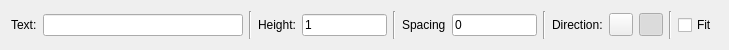
<?xml version="1.0" encoding="UTF-8"?>
<ui version="4.0">
 <class>Text</class>
 <widget class="QWidget" name="Text">
  <property name="geometry">
   <rect>
    <x>0</x>
    <y>0</y>
    <width>729</width>
    <height>50</height>
   </rect>
  </property>
  <layout class="QHBoxLayout">
   <item>
    <widget class="QLabel" name="ContentsLabel">
     <property name="text">
      <string>Text:</string>
     </property>
     <property name="buddy">
      <cstring>Contents</cstring>
     </property>
     <property name="Shortcut" stdset="0">
      <string>,X</string>
     </property>
    </widget>
   </item>
   <item>
    <widget class="QLineEdit" name="Contents">
     <property name="minimumSize">
      <size>
       <width>200</width>
       <height>0</height>
      </size>
     </property>
     <property name="toolTip">
      <string>Text</string>
     </property>
     <property name="text">
      <string notr="true"/>
     </property>
    </widget>
   </item>
   <item>
    <widget class="Line" name="line_3">
     <property name="orientation">
      <enum>Qt::Vertical</enum>
     </property>
    </widget>
   </item>
   <item>
    <widget class="QLabel" name="HeightLabel">
     <property name="text">
      <string>Height:</string>
     </property>
     <property name="buddy">
      <cstring>Height</cstring>
     </property>
     <property name="Shortcut" stdset="0">
      <string>,H</string>
     </property>
    </widget>
   </item>
   <item>
    <widget class="RMathLineEdit" name="Height">
     <property name="toolTip">
      <string>Text height</string>
     </property>
     <property name="text">
      <string notr="true">1</string>
     </property>
     <property name="angle" stdset="0">
      <bool>false</bool>
     </property>
     <property name="defaultUnit" stdset="0">
      <number>0</number>
     </property>
    </widget>
   </item>
   <item>
    <widget class="Line" name="line_4">
     <property name="orientation">
      <enum>Qt::Vertical</enum>
     </property>
    </widget>
   </item>
   <item>
    <widget class="QLabel" name="SpacingLabel">
     <property name="text">
      <string>Spacing</string>
     </property>
     <property name="buddy">
      <cstring>Spacing</cstring>
     </property>
     <property name="Shortcut" stdset="0">
      <string>,S</string>
     </property>
    </widget>
   </item>
   <item>
    <widget class="RMathLineEdit" name="Spacing">
     <property name="toolTip">
      <string>Letter spacing</string>
     </property>
     <property name="text">
      <string>0</string>
     </property>
    </widget>
   </item>
   <item>
    <widget class="Line" name="line">
     <property name="orientation">
      <enum>Qt::Vertical</enum>
     </property>
    </widget>
   </item>
   <item>
    <widget class="QLabel" name="DirectionLabel">
     <property name="text">
      <string>Direction:</string>
     </property>
     <property name="Shortcut" stdset="0">
      <string>,D</string>
     </property>
     <property name="AutoFocusWidget" stdset="0">
      <string notr="true">Direction</string>
     </property>
    </widget>
   </item>
   <item>
    <widget class="QToolButton" name="CounterClockwise">
     <property name="toolTip">
      <string>Counter Clockwise</string>
     </property>
     <property name="text">
      <string/>
     </property>
     <property name="icon">
      <iconset>
       <normaloff>CounterClockwise.svg</normaloff>CounterClockwise.svg</iconset>
     </property>
     <property name="checkable">
      <bool>true</bool>
     </property>
     <property name="Shortcut" stdset="0">
      <string>,T</string>
     </property>
     <attribute name="buttonGroup">
      <string notr="true">Direction</string>
     </attribute>
    </widget>
   </item>
   <item>
    <widget class="QToolButton" name="Clockwise">
     <property name="toolTip">
      <string>Clockwise</string>
     </property>
     <property name="text">
      <string/>
     </property>
     <property name="icon">
      <iconset>
       <normaloff>Clockwise.svg</normaloff>Clockwise.svg</iconset>
     </property>
     <property name="checkable">
      <bool>true</bool>
     </property>
     <property name="checked">
      <bool>true</bool>
     </property>
     <property name="Shortcut" stdset="0">
      <string>,C</string>
     </property>
     <attribute name="buttonGroup">
      <string notr="true">Direction</string>
     </attribute>
    </widget>
   </item>
   <item>
    <widget class="Line" name="line_2">
     <property name="orientation">
      <enum>Qt::Vertical</enum>
     </property>
    </widget>
   </item>
   <item>
    <widget class="QCheckBox" name="Fit">
     <property name="toolTip">
      <string>Fit text to line, arc or circle</string>
     </property>
     <property name="text">
      <string>Fit</string>
     </property>
     <property name="Shortcut" stdset="0">
      <string>,F</string>
     </property>
    </widget>
   </item>
  </layout>
 </widget>
 <customwidgets>
  <customwidget>
   <class>RMathLineEdit</class>
   <extends>QLineEdit</extends>
   <header>RMathLineEdit.h</header>
  </customwidget>
 </customwidgets>
 <resources/>
 <connections/>
 <buttongroups>
  <buttongroup name="Direction"/>
 </buttongroups>
</ui>
